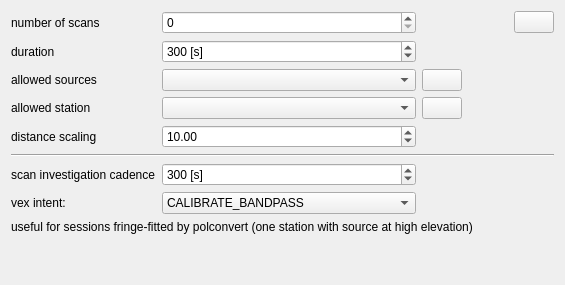
     <widget class="QWidget" name="tab_3">
      <attribute name="icon">
       <iconset resource="../myresources.qrc">
        <normaloff>:/icons/icons/edit-delete-6.png</normaloff>:/icons/icons/edit-delete-6.png</iconset>
      </attribute>
      <attribute name="title">
       <string>Parallactic angle change</string>
      </attribute>
      <layout class="QVBoxLayout" name="verticalLayout_5">
       <item>
        <layout class="QGridLayout" name="gridLayout_2">
         <item row="4" column="1">
          <widget class="QComboBox" name="comboBox_para_station">
           <property name="whatsThis">
            <string>&lt;html&gt;&lt;head/&gt;&lt;body&gt;&lt;p&gt;Define a station that is selected for evaluating the difference in parallactic angle.&lt;/p&gt;&lt;/body&gt;&lt;/html&gt;</string>
           </property>
          </widget>
         </item>
         <item row="2" column="0">
          <widget class="QLabel" name="label_135">
           <property name="enabled">
            <bool>true</bool>
           </property>
           <property name="text">
            <string>duration</string>
           </property>
          </widget>
         </item>
         <item row="7" column="0">
          <widget class="QLabel" name="label_18">
           <property name="text">
            <string>scan investigation cadence</string>
           </property>
          </widget>
         </item>
         <item row="1" column="3">
          <spacer name="horizontalSpacer_6">
           <property name="orientation">
            <enum>Qt::Horizontal</enum>
           </property>
           <property name="sizeHint" stdset="0">
            <size>
             <width>40</width>
             <height>20</height>
            </size>
           </property>
          </spacer>
         </item>
         <item row="7" column="1">
          <widget class="QSpinBox" name="spinBox_para_cadence">
           <property name="whatsThis">
            <string>&lt;html&gt;&lt;head/&gt;&lt;body&gt;&lt;p&gt;To find the best calibrator scan, all potential scans are investigated before selecting one. &lt;/p&gt;&lt;p&gt;With this parameter, you define the interval when all potential scans are generated. &lt;/p&gt;&lt;p&gt;&lt;br/&gt;&lt;/p&gt;&lt;p&gt;E.g.:&lt;br/&gt;When the session starts at 00:00 and cadence is set to 300 seconds, every five minute, all possible scans are generated and evaluated. After all are evaluated, the best n-scans are selected as calibrator scans. &lt;/p&gt;&lt;/body&gt;&lt;/html&gt;</string>
           </property>
           <property name="suffix">
            <string> [s]</string>
           </property>
           <property name="minimum">
            <number>60</number>
           </property>
           <property name="maximum">
            <number>86400</number>
           </property>
           <property name="singleStep">
            <number>60</number>
           </property>
           <property name="value">
            <number>300</number>
           </property>
          </widget>
         </item>
         <item row="1" column="4">
          <widget class="QPushButton" name="pushButton_save_para">
           <property name="text">
            <string/>
           </property>
           <property name="icon">
            <iconset resource="../myresources.qrc">
             <normaloff>:/icons/icons/document-export.png</normaloff>:/icons/icons/document-export.png</iconset>
           </property>
          </widget>
         </item>
         <item row="8" column="0">
          <widget class="QLabel" name="label_137">
           <property name="text">
            <string>vex intent:</string>
           </property>
          </widget>
         </item>
         <item row="8" column="1">
          <widget class="QComboBox" name="comboBox_para_intent">
           <property name="currentIndex">
            <number>4</number>
           </property>
           <item>
            <property name="text">
             <string>NONE</string>
            </property>
           </item>
           <item>
            <property name="text">
             <string>FRINGE_FINDER</string>
            </property>
           </item>
           <item>
            <property name="text">
             <string>CALIBRATE_AMPLI</string>
            </property>
           </item>
           <item>
            <property name="text">
             <string>CALIBRATE_AUTOPHASE</string>
            </property>
           </item>
           <item>
            <property name="text">
             <string>CALIBRATE_BANDPASS</string>
            </property>
           </item>
           <item>
            <property name="text">
             <string>CALIBRATE_DELAY</string>
            </property>
           </item>
           <item>
            <property name="text">
             <string>CALIBRATE_PHASE</string>
            </property>
           </item>
           <item>
            <property name="text">
             <string>CALIBRATE_POINTING</string>
            </property>
           </item>
           <item>
            <property name="text">
             <string>CALIBRATE_POLARIZATION_ANGLE</string>
            </property>
           </item>
           <item>
            <property name="text">
             <string>CALIBRATE_POLARIZATION_LEAKAGE</string>
            </property>
           </item>
           <item>
            <property name="text">
             <string>CALIBRATOR_CODE	</string>
            </property>
           </item>
          </widget>
         </item>
         <item row="3" column="1">
          <widget class="QComboBox" name="comboBox_para_sources">
           <property name="enabled">
            <bool>true</bool>
           </property>
           <property name="toolTip">
            <string>change all allowed sources</string>
           </property>
           <property name="statusTip">
            <string>change all allowed sources</string>
           </property>
          </widget>
         </item>
         <item row="1" column="0">
          <widget class="QLabel" name="label_11">
           <property name="text">
            <string>number of scans</string>
           </property>
          </widget>
         </item>
         <item row="2" column="1">
          <widget class="QSpinBox" name="spinBox_para_duration">
           <property name="enabled">
            <bool>true</bool>
           </property>
           <property name="toolTip">
            <string>change all durations</string>
           </property>
           <property name="statusTip">
            <string>change all durations</string>
           </property>
           <property name="suffix">
            <string> [s]</string>
           </property>
           <property name="minimum">
            <number>10</number>
           </property>
           <property name="maximum">
            <number>3600</number>
           </property>
           <property name="singleStep">
            <number>10</number>
           </property>
           <property name="value">
            <number>300</number>
           </property>
          </widget>
         </item>
         <item row="1" column="1">
          <widget class="QSpinBox" name="spinBox_para_nscans">
           <property name="enabled">
            <bool>true</bool>
           </property>
           <property name="toolTip">
            <string>select number of (equally spaced) calibration blocks</string>
           </property>
           <property name="statusTip">
            <string>select number of (equally spaced) calibration blocks</string>
           </property>
           <property name="minimum">
            <number>0</number>
           </property>
           <property name="value">
            <number>0</number>
           </property>
          </widget>
         </item>
         <item row="4" column="0">
          <widget class="QLabel" name="label_16">
           <property name="text">
            <string>allowed station</string>
           </property>
          </widget>
         </item>
         <item row="6" column="0" colspan="5">
          <widget class="Line" name="line">
           <property name="orientation">
            <enum>Qt::Horizontal</enum>
           </property>
          </widget>
         </item>
         <item row="3" column="2">
          <widget class="QPushButton" name="pushButton_addSrcGroup_3">
           <property name="text">
            <string/>
           </property>
           <property name="icon">
            <iconset resource="../myresources.qrc">
             <normaloff>:/icons/icons/source_group_plus.png</normaloff>:/icons/icons/source_group_plus.png</iconset>
           </property>
          </widget>
         </item>
         <item row="3" column="0">
          <widget class="QLabel" name="label_136">
           <property name="enabled">
            <bool>true</bool>
           </property>
           <property name="text">
            <string>allowed sources</string>
           </property>
          </widget>
         </item>
         <item row="4" column="2">
          <widget class="QPushButton" name="pushButton_add_station_group">
           <property name="text">
            <string/>
           </property>
           <property name="icon">
            <iconset resource="../myresources.qrc">
             <normaloff>:/icons/icons/station_group_plus.png</normaloff>:/icons/icons/station_group_plus.png</iconset>
           </property>
          </widget>
         </item>
         <item row="5" column="0">
          <widget class="QLabel" name="label_21">
           <property name="text">
            <string>distance scaling</string>
           </property>
          </widget>
         </item>
         <item row="5" column="1">
          <widget class="QDoubleSpinBox" name="doubleSpinBox_para_distanceScaling">
           <property name="whatsThis">
            <string>&lt;html&gt;&lt;head/&gt;&lt;body&gt;&lt;p&gt;Used to calculate the score of each scan. &lt;/p&gt;&lt;p&gt;The general equation is:&lt;/p&gt;&lt;p&gt;score = SNR * factor &lt;/p&gt;&lt;p&gt;with&lt;/p&gt;&lt;p&gt;factor = (0.5 + 0.5 * cos( pi + 2 * elevation ) ) ^ distance_scaling&lt;/p&gt;&lt;p&gt;&lt;img src=&quot;:/images/images/para.png&quot;/&gt;&lt;/p&gt;&lt;/body&gt;&lt;/html&gt;</string>
           </property>
           <property name="suffix">
            <string/>
           </property>
           <property name="minimum">
            <double>1.000000000000000</double>
           </property>
           <property name="maximum">
            <double>1000.000000000000000</double>
           </property>
           <property name="value">
            <double>10.000000000000000</double>
           </property>
          </widget>
         </item>
        </layout>
       </item>
       <item>
        <widget class="QLabel" name="label_13">
         <property name="text">
          <string>useful for sessions fringe-fitted by polconvert (one station with source at high elevation)</string>
         </property>
        </widget>
       </item>
       <item>
        <spacer name="verticalSpacer_3">
         <property name="orientation">
          <enum>Qt::Vertical</enum>
         </property>
         <property name="sizeHint" stdset="0">
          <size>
           <width>20</width>
           <height>40</height>
          </size>
         </property>
        </spacer>
       </item>
      </layout>
     </widget>
